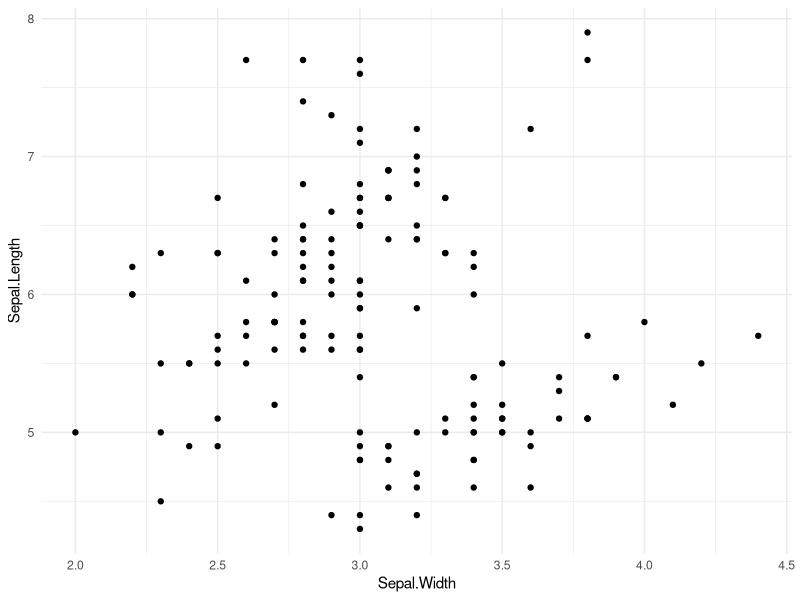
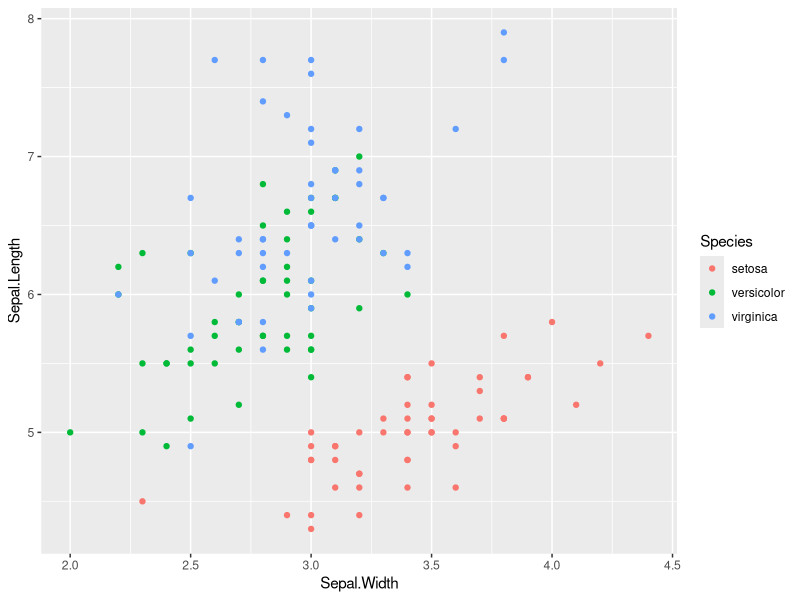
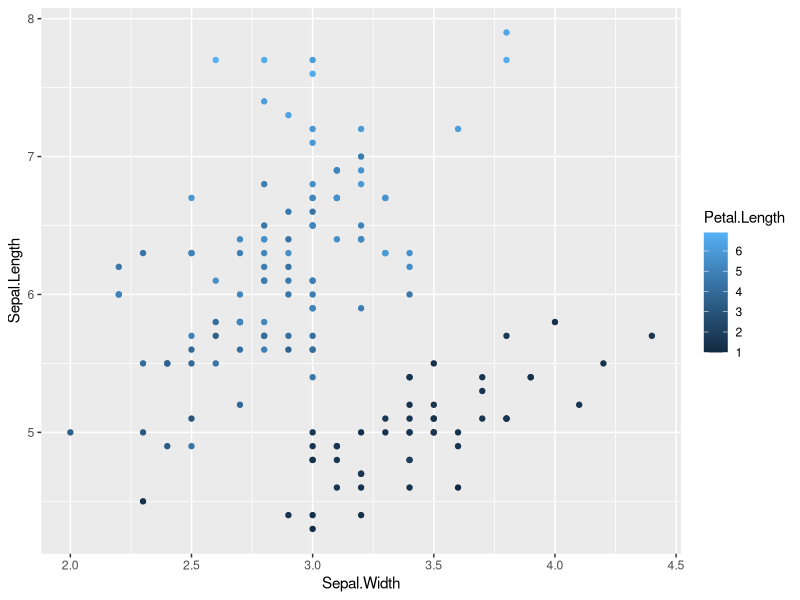
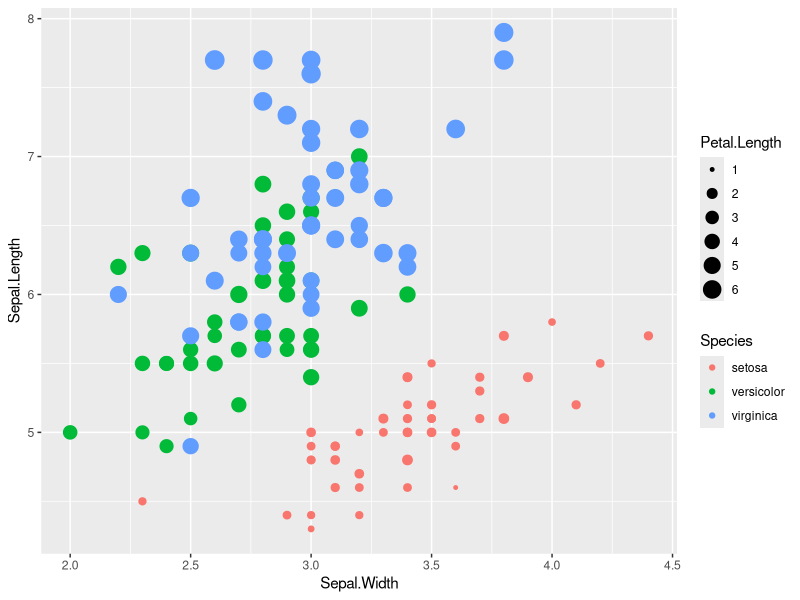
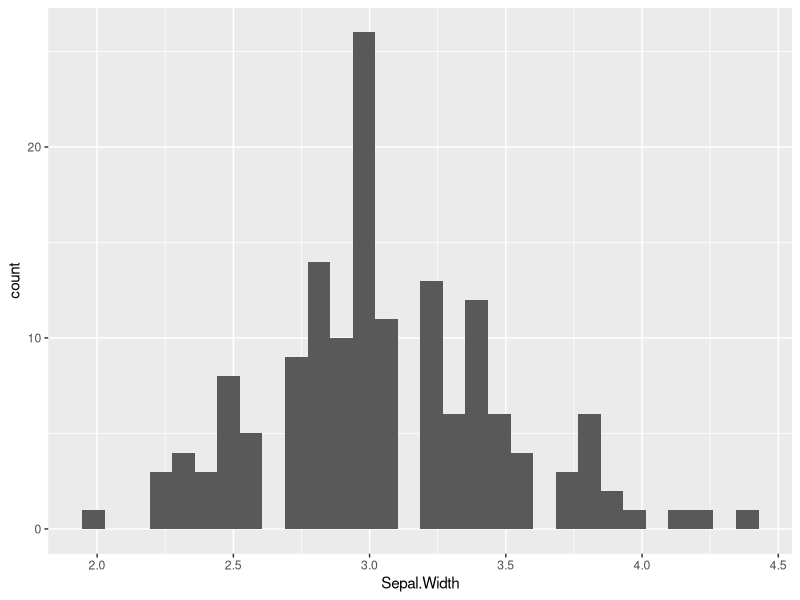
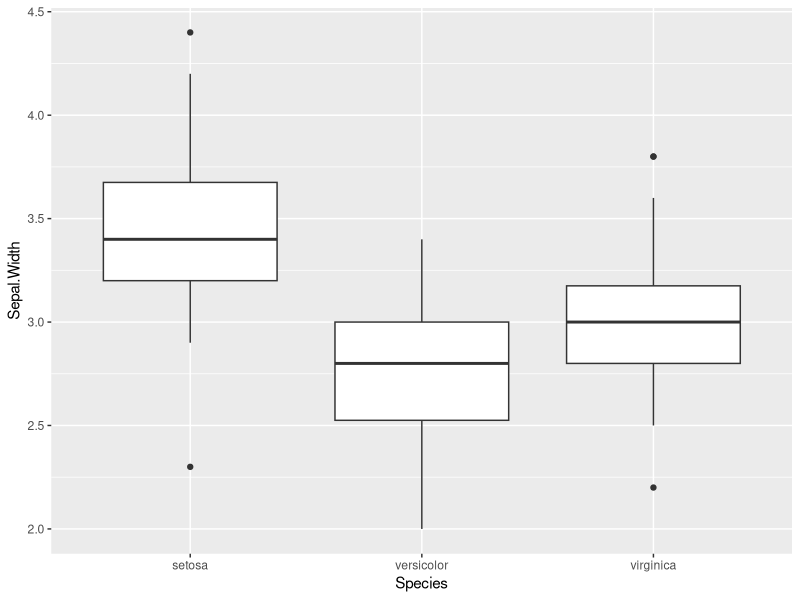
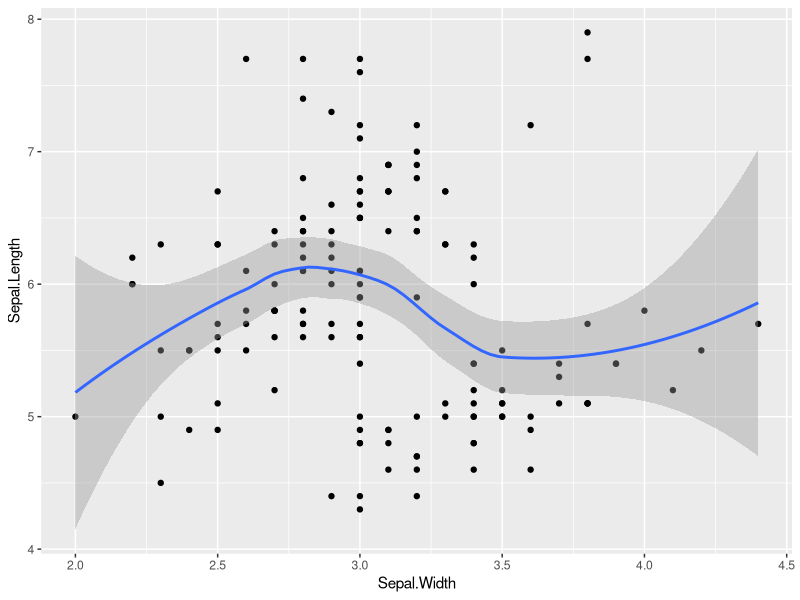
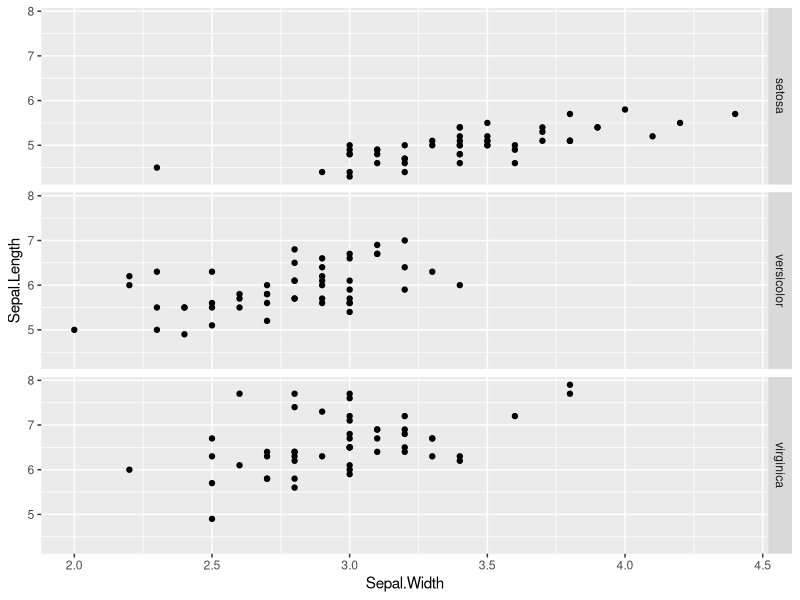

The R source for these figures, in order:
## ---- chunk 1
library(ggplot2)
data(iris)
ggplot(iris) + geom_point(aes(x= Sepal.Width, y=Sepal.Length)) + theme_minimal()
## ---- chunk 2
ggplot(iris) + geom_point(aes(x= Sepal.Width, y=Sepal.Length, color=Species))
## ---- chunk 3
ggplot(iris) + geom_point(aes(x= Sepal.Width, y=Sepal.Length, color=Petal.Length))
## ---- chunk 4
ggplot(iris) + geom_point(aes(x= Sepal.Width, y=Sepal.Length, size=Petal.Length, color=Species))
## ---- chunk 5
ggplot(iris) + geom_histogram(aes(x= Sepal.Width))
## ---- chunk 6
ggplot(iris) + geom_boxplot(aes(x=Species, y=Sepal.Width))
## ---- chunk 7
ggplot(iris) + geom_point(aes(x= Sepal.Width, y=Sepal.Length)) + 
  geom_smooth(aes(x= Sepal.Width, y=Sepal.Length))
## ---- chunk 8
ggplot(iris) + geom_point(aes(x= Sepal.Width, y=Sepal.Length)) + 
  facet_grid(facets=Species ~ .)
## ---- chunk 9
theme_grey()
## ---- chunk 10
theme_new <- theme(panel.background = element_rect(fill = "white"), 
                   axis.title.x = element_text(family = "Times New Roman"),
                   axis.title.y = element_text(family = "Arial"))

## ---- chunk 11
ggplot(iris) + geom_point(aes(x= Sepal.Width, y=Sepal.Length)) + theme_new
## ---- chunk 12
ggplot(iris) + geom_point(aes(x= Sepal.Width, y=Sepal.Length, color=Species)) +
  scale_color_manual(values= c("blue", "purple", "gold"))  
## ---- chunk 13
library(reshape2)
expData <- read.delim("matrix-example.txt")
expData
## ---- chunk 14
expDataMelt <- melt(expData, id.vars="Gene")
expDataMelt
## ---- chunk 15
ggplot(expDataMelt) + geom_tile(aes(x=variable, y=Gene, fill=value)) + 
  scale_fill_gradient(low="white", high = "darkgreen")
## ---- chunk 16
ggplot(expDataMelt) + geom_line(aes(x=variable, y=value, color=Gene, group=Gene)) + 
  facet_grid(facets= Gene ~.)
